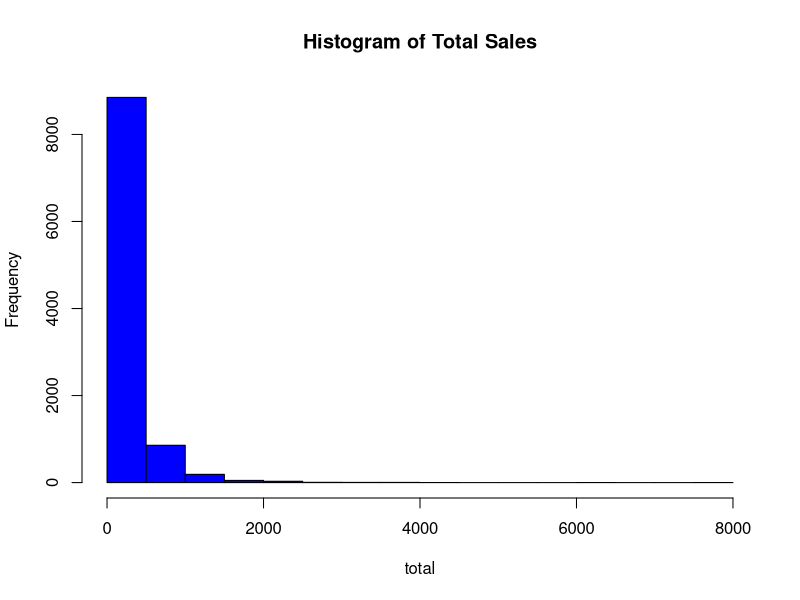
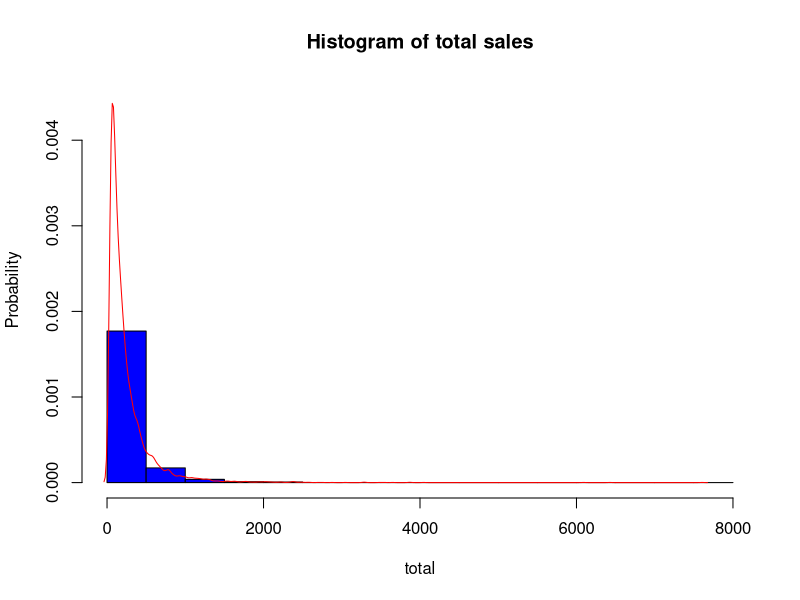
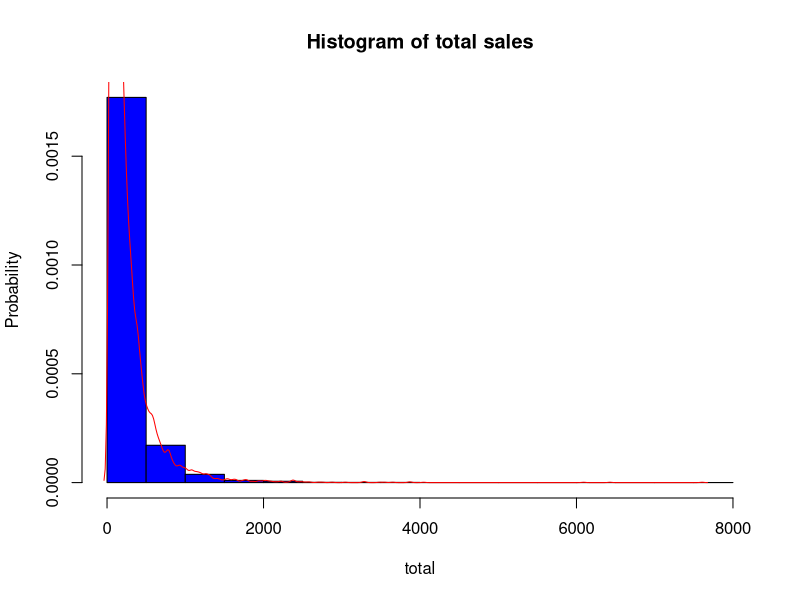
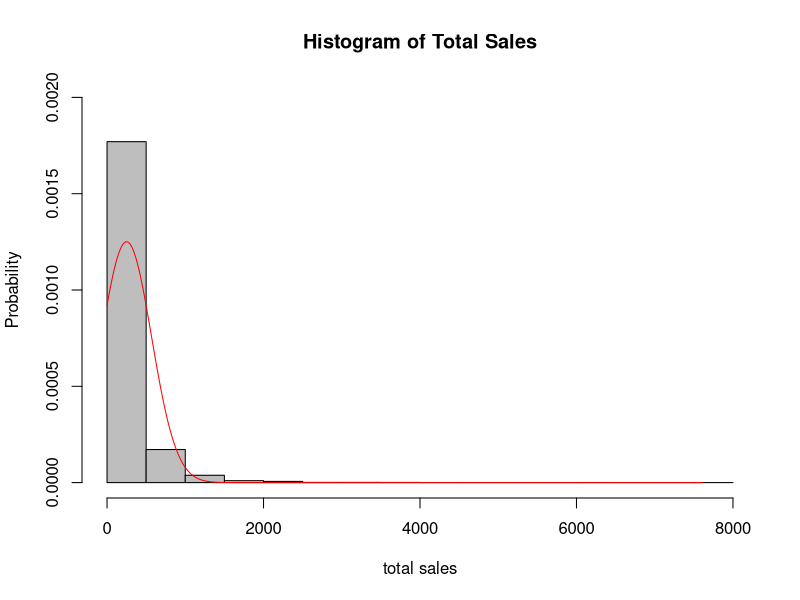
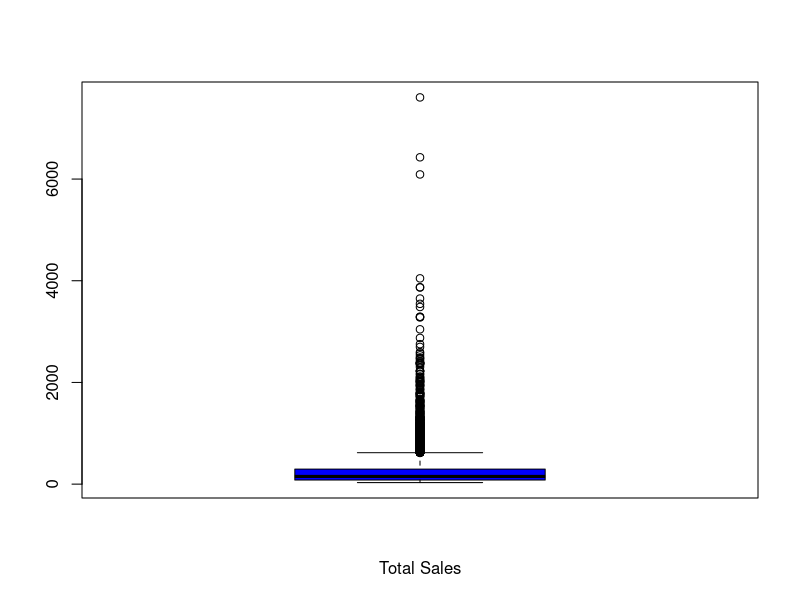
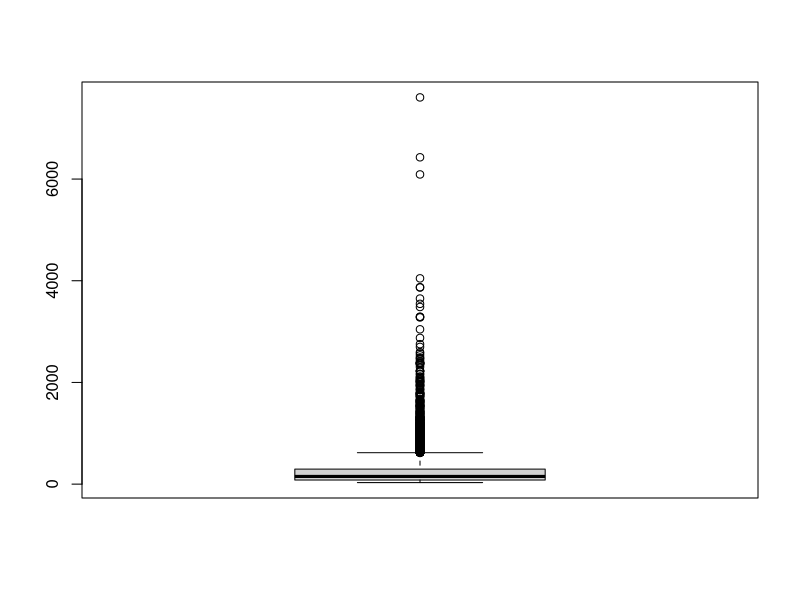
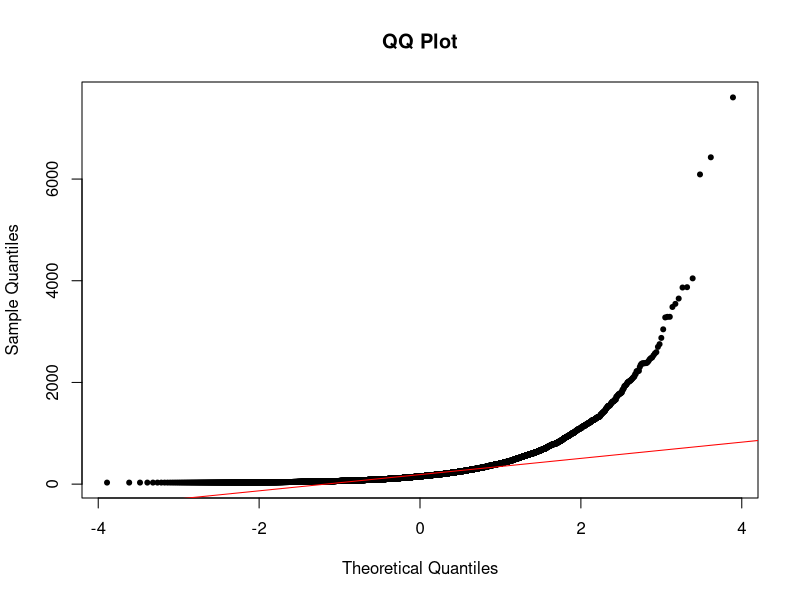
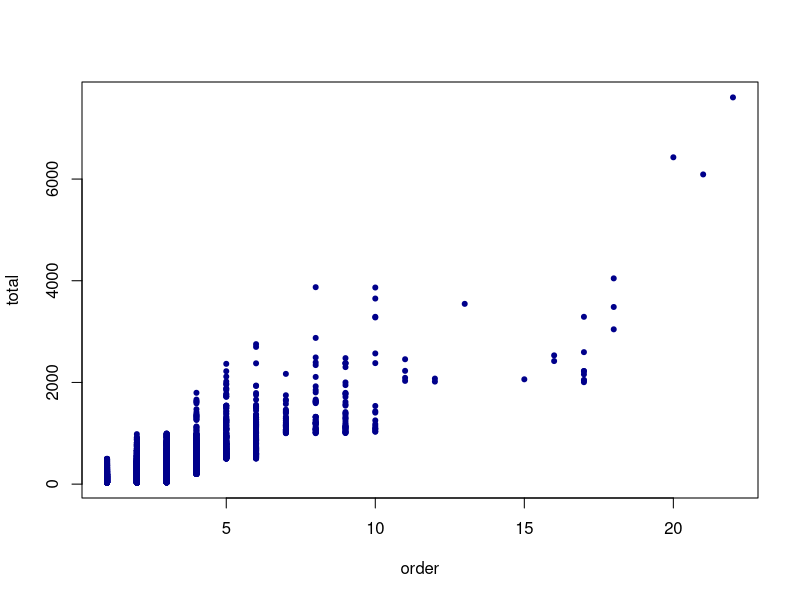

The R source for these figures, in order:
####  TOPIC 2: BASIC PROBABILITY & STATISTICS

setwd("C:/Data")
sales <- read.csv("yearly_sales.csv")

head(sales)
total = round(sales$sales_total, digits = 2)

n = length(total); n
summary(total)


range(total)
var(total)
sd(total)
IQR(total)
total[order(total)[1:5]] # The 5 smallest observations
total[order(total)[(n-4):n]] #The 5 largest observations




# HISTOGRAM in FREQUENCY
hist(total, freq=TRUE, main = paste("Histogram of Total Sales"),
     xlab = "total", ylab="Frequency", col = "blue")





# HISTOGRAM WITH DENSITY LINE
hist(total, freq=FALSE, main = paste("Histogram of total sales"),
     xlab = "total", ylab="Probability", 
     col = "blue", ylim = c(0, 0.0045))
lines(density(total), col = "red") # this is the density curve of "total"


hist(total, freq=FALSE, main = paste("Histogram of total sales"),
     xlab = "total", ylab="Probability", 
     col = "blue")
lines(density(total), col = "red") 
# this is the density curve of "total", however it is cut off at the top part
# since the shown y-axis is not long enough





# HISTOGRAM WITH NORMAL DENSITY 
hist(total, freq=FALSE, main = paste("Histogram of Total Sales"),
     xlab = "total sales", ylab="Probability", 
     col = "grey", ylim = c(0, 0.002))
x <- seq(0, max(total), length.out=n) #she literally said "if u no stats bg i cannot help u, just follow"
y <- dnorm(x, mean(total), sd(total))
lines(x, y, col = "red") # this is the normal density curve


# BOX PLOTS
boxplot(total, xlab = "Total Sales", col = "blue")

# get the values that are outliers
outlier = boxplot(total)$out
outlier

#############FROM HERE IS NEW STUFF HOR
# count the number of outliers:
length(outlier) # 772 points that are outliers


# get the indexes of the outlier points
index = which(total %in% outlier) 
index

#information of all the outliers:
sales[c(index),]


# QQ plot
qqnorm(total, main = "QQ Plot", pch = 20)
qqline(total, col = "red")



# CORRELATION COEFFICIENT
order = sales$num_of_orders
cor(total, order) #0.75


# SCATTER PLOT
plot(order,total, pch = 20, col = "darkblue")


# BOX PLOTS OF MULTIPLE GROUP
boxplot(total ~ sales$gender, col = "blue")



# 3 VARIABLES = SCATTER PLOT ADDING LEGEND
order = sales$num_of_orders

attach(sales)

plot(order,total, type = "n") # a scatter plot with no point added
points(order[gender=="M"],total[gender=="M"],pch = 2, col = "blue") # MALE
points(order[gender=="F"],total[gender=="F"],pch = 20, col = "red") # FEMALE
legend(1,7500,legend=c("Female", "Male"),col=c("red", "blue"), pch=c(20,2))
# (x = 1, y =7500) tells R the place where you want to put the lengend box in the plot
# do note on the size of the points since the points added latter will overlay on the points added earlier
# hence, the points added latter should be chosen with smaller size so that they will not cover the points earlier


# BARPLOT FOR CATEGORICAL VARIABLE
count = table(gender)
count # frequency table
barplot(count)

# PIE CHART
pie(count)




# CATEGORIZING "ORDER"
order = sales$num_of_orders
order.size = ifelse(order<=5, "small", "large")
table(order.size)



# CONTINGENCY TABLE FOR 2 CAT VALUES
table = table(gender,order.size);table

tab = prop.table(table, "gender")# proportion by gender
tab

tab[1]/(1-tab[1]) # the odds of large order among FEMALES

tab[2]/(1-tab[2]) # the odds of large order among MALES

OR = (tab[1]/(1-tab[1]))/(tab[2]/(1-tab[2])); OR # 0.76
# it means: the odds of larger orders among females is 0.76 times the odds of large orders among males.




























